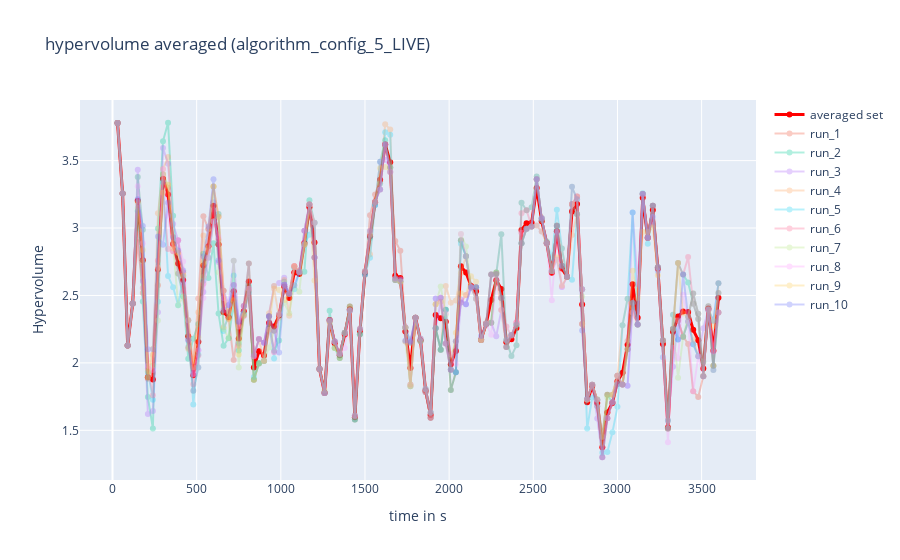
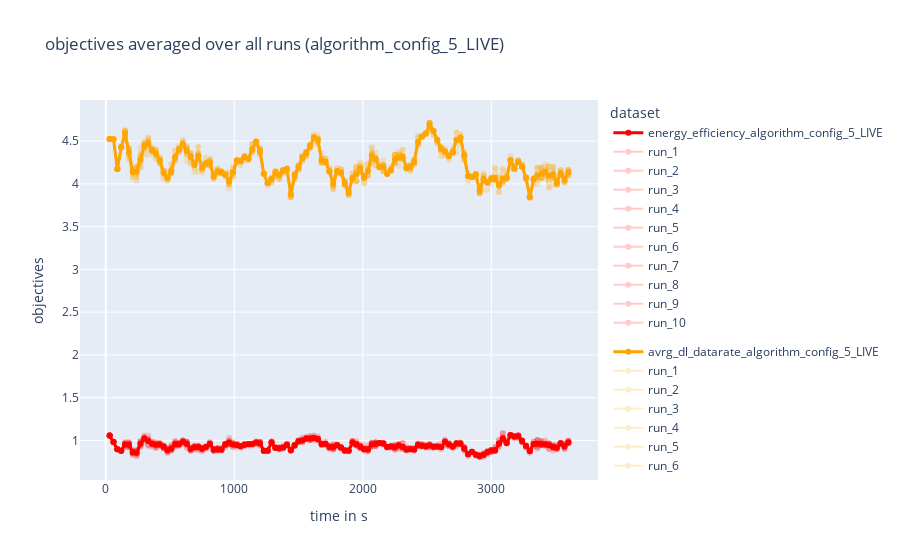
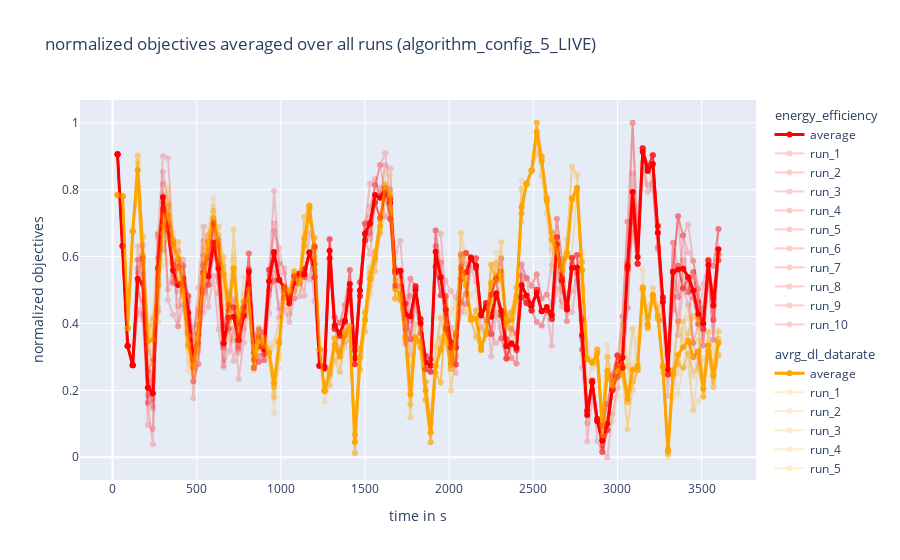

The notebook cell saved with these charts, in order:
### Code cell
##################
# plots for single experiment which is defined in above cell
##################

## hyper volume plot
from tokenize import group


fig1 = go.Figure()
fig1.update_layout(
    title=f"hypervolume averaged ({configuration_name})",
    xaxis_title="time in s",
    yaxis_title="Hypervolume")

## add averaged values
fig1.add_trace(
    go.Scatter(
        x=time_and_frames_list[:, 1],
        y=hypervolume_avrg_list,
        mode='lines+markers',
        name= "averaged set",
        line={"width": 3, "color": "red"}
        ))

## add run values
for index, value in enumerate(hypervolume_list):
    fig1.add_trace(
        go.Scatter(
            x=time_and_frames_list[:, 1],
            y=value,
            mode='lines+markers',
            name= f"run_{str(index+1)}",
            opacity=0.3
        ))


## objective volume plot
fig2 = go.Figure()

fig2.update_layout(
    title= f"objectives averaged over all runs ({configuration_name})",
    xaxis_title="time in s",
    yaxis_title="objectives",
    legend_title="dataset",
    )

fig2.add_trace(
        go.Scatter(
            x=time_and_frames_list[:, 1],
            y=objective_1_avrg_list,
            name="energy_efficiency" + "_" +configuration_name,
            mode='lines+markers',
            line={"width": 3, "color": "red"},
            legendgroup="1"
        ))
fig2.add_trace(
        go.Scatter(
            x=time_and_frames_list[:, 1],
            y=objective_2_avrg_list,
            name="avrg_dl_datarate" + "_"+ configuration_name,
            mode='lines+markers',
            line={"width": 3, "color": "orange"},
            legendgroup="2"
        ))
for index, _ in enumerate(objective_1_list):
    fig2.add_trace(
        go.Scatter(
            x=time_and_frames_list[:, 1],
            y=objective_1_list[index],
            name="run" + "_" +str(index+1),
            mode='lines+markers',
            line={"color": "red"},
            opacity=0.2,
            legendgroup="1"
        ))
    fig2.add_trace(
        go.Scatter(
            x=time_and_frames_list[:, 1],
            y=objective_2_list[index],
            name="run" + "_"+ str(index+1),
            mode='lines+markers',
             line={"color": "orange"},
             opacity=0.2,
             legendgroup="2"
        ))


## normalized objective plot
fig3 = go.Figure()

fig3.update_layout(
    title= f"normalized objectives averaged over all runs ({configuration_name})",
    xaxis_title="time in s",
    yaxis_title="normalized objectives")

fig3.add_trace(
        go.Scatter(
            x=time_and_frames_list[:, 1],
            y=objective_1_normalized_avrg_list,
            name="average" ,
            mode='lines+markers',
            line={"width": 3, "color": "red"},
            legendgroup="energy_efficiency",
            legendgrouptitle_text="energy_efficiency"
        ))
fig3.add_trace(
        go.Scatter(
            x=time_and_frames_list[:, 1],
            y=objective_2_normalized_avrg_list,
            name="average",
            mode='lines+markers',
            line={"width": 3, "color": "orange"},
            legendgroup="avrg_dl_datarate",
            legendgrouptitle_text="avrg_dl_datarate"
        ),)
for index, _ in enumerate(objective_1_list):
    fig3.add_trace(
        go.Scatter(
            x=time_and_frames_list[:, 1],
            y=objective_1_normalized_list[index],
            name="run" + "_" +str(index+1),
            mode='lines+markers',
            line={"color": "red"},
            opacity=0.2,
            legendgroup="energy_efficiency",
            legendgrouptitle_text="energy_efficiency"
        ))
    fig3.add_trace(
        go.Scatter(
            x=time_and_frames_list[:, 1],
            y=objective_2_normalized_list[index],
            name="run" + "_"+ str(index+1),
            mode='lines+markers',
            line={"color": "orange"},
            opacity=0.2,
            legendgroup="avrg_dl_datarate",
            legendgrouptitle_text="avrg_dl_datarate"
        ))

fig1.show()
fig2.show()
fig3.show()
